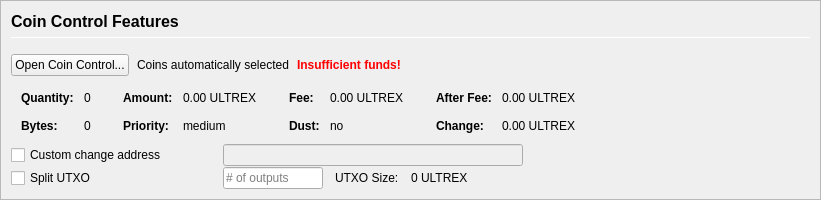
         <widget class="QFrame" name="frameCoinControl">
          <property name="sizePolicy">
           <sizepolicy hsizetype="Expanding" vsizetype="Expanding">
            <horstretch>0</horstretch>
            <verstretch>0</verstretch>
           </sizepolicy>
          </property>
          <property name="maximumSize">
           <size>
            <width>16777215</width>
            <height>16777215</height>
           </size>
          </property>
          <property name="frameShape">
           <enum>QFrame::StyledPanel</enum>
          </property>
          <property name="frameShadow">
           <enum>QFrame::Sunken</enum>
          </property>
          <layout class="QVBoxLayout" name="verticalLayoutCoinControl2">
           <property name="spacing">
            <number>0</number>
           </property>
           <property name="leftMargin">
            <number>0</number>
           </property>
           <property name="topMargin">
            <number>0</number>
           </property>
           <property name="rightMargin">
            <number>0</number>
           </property>
           <property name="bottomMargin">
            <number>0</number>
           </property>
           <item>
            <widget class="QFrame" name="frameCoinControl_BG">
             <layout class="QVBoxLayout" name="verticalLayoutCoinControl" stretch="0,0,0,0,0,0">
              <property name="spacing">
               <number>1</number>
              </property>
              <property name="leftMargin">
               <number>10</number>
              </property>
              <property name="topMargin">
               <number>10</number>
              </property>
              <item>
               <layout class="QHBoxLayout" name="horizontalLayoutCoinControl1">
                <property name="bottomMargin">
                 <number>15</number>
                </property>
                <item>
                 <layout class="QVBoxLayout" name="verticalLayout_3">
                  <property name="spacing">
                   <number>6</number>
                  </property>
                  <item>
                   <widget class="QLabel" name="labelCoinControlFeatures">
                    <property name="sizePolicy">
                     <sizepolicy hsizetype="Preferred" vsizetype="Maximum">
                      <horstretch>0</horstretch>
                      <verstretch>0</verstretch>
                     </sizepolicy>
                    </property>
                    <property name="minimumSize">
                     <size>
                      <width>0</width>
                      <height>20</height>
                     </size>
                    </property>
                    <property name="font">
                     <font>
                      <pointsize>12</pointsize>
                      <weight>75</weight>
                      <bold>true</bold>
                     </font>
                    </property>
                    <property name="styleSheet">
                     <string notr="true">font-weight:bold;</string>
                    </property>
                    <property name="text">
                     <string>Coin Control Features</string>
                    </property>
                   </widget>
                  </item>
                  <item>
                   <widget class="Line" name="line">
                    <property name="minimumSize">
                     <size>
                      <width>0</width>
                      <height>1</height>
                     </size>
                    </property>
                    <property name="maximumSize">
                     <size>
                      <width>16777215</width>
                      <height>1</height>
                     </size>
                    </property>
                    <property name="orientation">
                     <enum>Qt::Horizontal</enum>
                    </property>
                   </widget>
                  </item>
                 </layout>
                </item>
               </layout>
              </item>
              <item>
               <layout class="QHBoxLayout" name="horizontalLayoutCoinControl2" stretch="0,0,0,0">
                <property name="spacing">
                 <number>8</number>
                </property>
                <property name="bottomMargin">
                 <number>10</number>
                </property>
                <item>
                 <widget class="QPushButton" name="pushButtonCoinControl">
                  <property name="styleSheet">
                   <string notr="true"/>
                  </property>
                  <property name="text">
                   <string>Open Coin Control...</string>
                  </property>
                  <property name="autoDefault">
                   <bool>false</bool>
                  </property>
                 </widget>
                </item>
                <item>
                 <widget class="QLabel" name="labelCoinControlAutomaticallySelected">
                  <property name="text">
                   <string>Coins automatically selected</string>
                  </property>
                  <property name="margin">
                   <number>5</number>
                  </property>
                 </widget>
                </item>
                <item>
                 <widget class="QLabel" name="labelCoinControlInsuffFunds">
                  <property name="font">
                   <font>
                    <weight>75</weight>
                    <bold>true</bold>
                   </font>
                  </property>
                  <property name="styleSheet">
                   <string notr="true">color:red;font-weight:bold;</string>
                  </property>
                  <property name="text">
                   <string>Insufficient funds!</string>
                  </property>
                  <property name="margin">
                   <number>5</number>
                  </property>
                 </widget>
                </item>
                <item>
                 <spacer name="horizontalSpacerCoinControl">
                  <property name="orientation">
                   <enum>Qt::Horizontal</enum>
                  </property>
                  <property name="sizeHint" stdset="0">
                   <size>
                    <width>40</width>
                    <height>1</height>
                   </size>
                  </property>
                 </spacer>
                </item>
               </layout>
              </item>
              <item>
               <widget class="QWidget" name="widgetCoinControl" native="true">
                <property name="sizePolicy">
                 <sizepolicy hsizetype="Preferred" vsizetype="Preferred">
                  <horstretch>0</horstretch>
                  <verstretch>0</verstretch>
                 </sizepolicy>
                </property>
                <property name="minimumSize">
                 <size>
                  <width>0</width>
                  <height>0</height>
                 </size>
                </property>
                <property name="styleSheet">
                 <string notr="true"/>
                </property>
                <layout class="QHBoxLayout" name="horizontalLayoutCoinControl5">
                 <property name="leftMargin">
                  <number>0</number>
                 </property>
                 <property name="topMargin">
                  <number>0</number>
                 </property>
                 <property name="rightMargin">
                  <number>0</number>
                 </property>
                 <property name="bottomMargin">
                  <number>0</number>
                 </property>
                 <item>
                  <layout class="QHBoxLayout" name="horizontalLayoutCoinControl3" stretch="0,0,0,1">
                   <property name="spacing">
                    <number>20</number>
                   </property>
                   <property name="topMargin">
                    <number>0</number>
                   </property>
                   <property name="bottomMargin">
                    <number>10</number>
                   </property>
                   <item>
                    <layout class="QFormLayout" name="formLayoutCoinControl1">
                     <property name="horizontalSpacing">
                      <number>10</number>
                     </property>
                     <property name="verticalSpacing">
                      <number>14</number>
                     </property>
                     <property name="leftMargin">
                      <number>10</number>
                     </property>
                     <property name="topMargin">
                      <number>4</number>
                     </property>
                     <property name="rightMargin">
                      <number>6</number>
                     </property>
                     <item row="0" column="0">
                      <widget class="QLabel" name="labelCoinControlQuantityText">
                       <property name="font">
                        <font>
                         <weight>75</weight>
                         <bold>true</bold>
                        </font>
                       </property>
                       <property name="text">
                        <string>Quantity:</string>
                       </property>
                       <property name="margin">
                        <number>0</number>
                       </property>
                      </widget>
                     </item>
                     <item row="0" column="1">
                      <widget class="QLabel" name="labelCoinControlQuantity">
                       <property name="cursor">
                        <cursorShape>IBeamCursor</cursorShape>
                       </property>
                       <property name="contextMenuPolicy">
                        <enum>Qt::ActionsContextMenu</enum>
                       </property>
                       <property name="text">
                        <string notr="true">0</string>
                       </property>
                       <property name="margin">
                        <number>0</number>
                       </property>
                       <property name="textInteractionFlags">
                        <set>Qt::LinksAccessibleByMouse|Qt::TextSelectableByKeyboard|Qt::TextSelectableByMouse</set>
                       </property>
                      </widget>
                     </item>
                     <item row="1" column="0">
                      <widget class="QLabel" name="labelCoinControlBytesText">
                       <property name="font">
                        <font>
                         <weight>75</weight>
                         <bold>true</bold>
                        </font>
                       </property>
                       <property name="text">
                        <string>Bytes:</string>
                       </property>
                      </widget>
                     </item>
                     <item row="1" column="1">
                      <widget class="QLabel" name="labelCoinControlBytes">
                       <property name="cursor">
                        <cursorShape>IBeamCursor</cursorShape>
                       </property>
                       <property name="contextMenuPolicy">
                        <enum>Qt::ActionsContextMenu</enum>
                       </property>
                       <property name="text">
                        <string notr="true">0</string>
                       </property>
                       <property name="textInteractionFlags">
                        <set>Qt::LinksAccessibleByMouse|Qt::TextSelectableByKeyboard|Qt::TextSelectableByMouse</set>
                       </property>
                      </widget>
                     </item>
                    </layout>
                   </item>
                   <item>
                    <layout class="QFormLayout" name="formLayoutCoinControl2">
                     <property name="horizontalSpacing">
                      <number>10</number>
                     </property>
                     <property name="verticalSpacing">
                      <number>14</number>
                     </property>
                     <property name="leftMargin">
                      <number>6</number>
                     </property>
                     <property name="topMargin">
                      <number>4</number>
                     </property>
                     <property name="rightMargin">
                      <number>6</number>
                     </property>
                     <item row="0" column="0">
                      <widget class="QLabel" name="labelCoinControlAmountText">
                       <property name="font">
                        <font>
                         <weight>75</weight>
                         <bold>true</bold>
                        </font>
                       </property>
                       <property name="text">
                        <string>Amount:</string>
                       </property>
                       <property name="margin">
                        <number>0</number>
                       </property>
                      </widget>
                     </item>
                     <item row="0" column="1">
                      <widget class="QLabel" name="labelCoinControlAmount">
                       <property name="cursor">
                        <cursorShape>IBeamCursor</cursorShape>
                       </property>
                       <property name="contextMenuPolicy">
                        <enum>Qt::ActionsContextMenu</enum>
                       </property>
                       <property name="text">
                        <string notr="true">0.00 ULTREX</string>
                       </property>
                       <property name="textInteractionFlags">
                        <set>Qt::LinksAccessibleByMouse|Qt::TextSelectableByKeyboard|Qt::TextSelectableByMouse</set>
                       </property>
                      </widget>
                     </item>
                     <item row="1" column="0">
                      <widget class="QLabel" name="labelCoinControlPriorityText">
                       <property name="font">
                        <font>
                         <weight>75</weight>
                         <bold>true</bold>
                        </font>
                       </property>
                       <property name="text">
                        <string>Priority:</string>
                       </property>
                      </widget>
                     </item>
                     <item row="1" column="1">
                      <widget class="QLabel" name="labelCoinControlPriority">
                       <property name="cursor">
                        <cursorShape>IBeamCursor</cursorShape>
                       </property>
                       <property name="contextMenuPolicy">
                        <enum>Qt::ActionsContextMenu</enum>
                       </property>
                       <property name="text">
                        <string>medium</string>
                       </property>
                       <property name="textInteractionFlags">
                        <set>Qt::LinksAccessibleByMouse|Qt::TextSelectableByKeyboard|Qt::TextSelectableByMouse</set>
                       </property>
                      </widget>
                     </item>
                    </layout>
                   </item>
                   <item>
                    <layout class="QFormLayout" name="formLayoutCoinControl3">
                     <property name="horizontalSpacing">
                      <number>10</number>
                     </property>
                     <property name="verticalSpacing">
                      <number>14</number>
                     </property>
                     <property name="leftMargin">
                      <number>6</number>
                     </property>
                     <property name="topMargin">
                      <number>4</number>
                     </property>
                     <property name="rightMargin">
                      <number>6</number>
                     </property>
                     <item row="0" column="0">
                      <widget class="QLabel" name="labelCoinControlFeeText">
                       <property name="font">
                        <font>
                         <weight>75</weight>
                         <bold>true</bold>
                        </font>
                       </property>
                       <property name="text">
                        <string>Fee:</string>
                       </property>
                       <property name="margin">
                        <number>0</number>
                       </property>
                      </widget>
                     </item>
                     <item row="0" column="1">
                      <widget class="QLabel" name="labelCoinControlFee">
                       <property name="cursor">
                        <cursorShape>IBeamCursor</cursorShape>
                       </property>
                       <property name="contextMenuPolicy">
                        <enum>Qt::ActionsContextMenu</enum>
                       </property>
                       <property name="text">
                        <string notr="true">0.00 ULTREX</string>
                       </property>
                       <property name="textInteractionFlags">
                        <set>Qt::LinksAccessibleByMouse|Qt::TextSelectableByKeyboard|Qt::TextSelectableByMouse</set>
                       </property>
                      </widget>
                     </item>
                     <item row="1" column="0">
                      <widget class="QLabel" name="labelCoinControlLowOutputText">
                       <property name="font">
                        <font>
                         <weight>75</weight>
                         <bold>true</bold>
                        </font>
                       </property>
                       <property name="text">
                        <string>Dust:</string>
                       </property>
                      </widget>
                     </item>
                     <item row="1" column="1">
                      <widget class="QLabel" name="labelCoinControlLowOutput">
                       <property name="cursor">
                        <cursorShape>IBeamCursor</cursorShape>
                       </property>
                       <property name="contextMenuPolicy">
                        <enum>Qt::ActionsContextMenu</enum>
                       </property>
                       <property name="text">
                        <string>no</string>
                       </property>
                       <property name="textInteractionFlags">
                        <set>Qt::LinksAccessibleByMouse|Qt::TextSelectableByKeyboard|Qt::TextSelectableByMouse</set>
                       </property>
                      </widget>
                     </item>
                    </layout>
                   </item>
                   <item>
                    <layout class="QFormLayout" name="formLayoutCoinControl4">
                     <property name="horizontalSpacing">
                      <number>10</number>
                     </property>
                     <property name="verticalSpacing">
                      <number>14</number>
                     </property>
                     <property name="leftMargin">
                      <number>6</number>
                     </property>
                     <property name="topMargin">
                      <number>4</number>
                     </property>
                     <property name="rightMargin">
                      <number>6</number>
                     </property>
                     <item row="0" column="0">
                      <widget class="QLabel" name="labelCoinControlAfterFeeText">
                       <property name="font">
                        <font>
                         <weight>75</weight>
                         <bold>true</bold>
                        </font>
                       </property>
                       <property name="text">
                        <string>After Fee:</string>
                       </property>
                       <property name="margin">
                        <number>0</number>
                       </property>
                      </widget>
                     </item>
                     <item row="0" column="1">
                      <widget class="QLabel" name="labelCoinControlAfterFee">
                       <property name="cursor">
                        <cursorShape>IBeamCursor</cursorShape>
                       </property>
                       <property name="contextMenuPolicy">
                        <enum>Qt::ActionsContextMenu</enum>
                       </property>
                       <property name="text">
                        <string notr="true">0.00 ULTREX</string>
                       </property>
                       <property name="textInteractionFlags">
                        <set>Qt::LinksAccessibleByMouse|Qt::TextSelectableByKeyboard|Qt::TextSelectableByMouse</set>
                       </property>
                      </widget>
                     </item>
                     <item row="1" column="0">
                      <widget class="QLabel" name="labelCoinControlChangeText">
                       <property name="font">
                        <font>
                         <weight>75</weight>
                         <bold>true</bold>
                        </font>
                       </property>
                       <property name="text">
                        <string>Change:</string>
                       </property>
                      </widget>
                     </item>
                     <item row="1" column="1">
                      <widget class="QLabel" name="labelCoinControlChange">
                       <property name="cursor">
                        <cursorShape>IBeamCursor</cursorShape>
                       </property>
                       <property name="contextMenuPolicy">
                        <enum>Qt::ActionsContextMenu</enum>
                       </property>
                       <property name="text">
                        <string notr="true">0.00 ULTREX</string>
                       </property>
                       <property name="textInteractionFlags">
                        <set>Qt::LinksAccessibleByMouse|Qt::TextSelectableByKeyboard|Qt::TextSelectableByMouse</set>
                       </property>
                      </widget>
                     </item>
                    </layout>
                   </item>
                  </layout>
                 </item>
                </layout>
               </widget>
              </item>
              <item>
               <layout class="QHBoxLayout" name="horizontalLayoutCoinControl4">
                <property name="spacing">
                 <number>12</number>
                </property>
                <property name="sizeConstraint">
                 <enum>QLayout::SetDefaultConstraint</enum>
                </property>
                <property name="topMargin">
                 <number>0</number>
                </property>
                <property name="rightMargin">
                 <number>0</number>
                </property>
                <item>
                 <widget class="QCheckBox" name="checkBoxCoinControlChange">
                  <property name="sizePolicy">
                   <sizepolicy hsizetype="Preferred" vsizetype="Preferred">
                    <horstretch>0</horstretch>
                    <verstretch>0</verstretch>
                   </sizepolicy>
                  </property>
                  <property name="minimumSize">
                   <size>
                    <width>200</width>
                    <height>0</height>
                   </size>
                  </property>
                  <property name="maximumSize">
                   <size>
                    <width>200</width>
                    <height>16777215</height>
                   </size>
                  </property>
                  <property name="toolTip">
                   <string>If this is activated, but the change address is empty or invalid, change will be sent to a newly generated address.</string>
                  </property>
                  <property name="text">
                   <string>Custom change address</string>
                  </property>
                 </widget>
                </item>
                <item>
                 <widget class="QValidatedLineEdit" name="lineEditCoinControlChange">
                  <property name="enabled">
                   <bool>false</bool>
                  </property>
                  <property name="sizePolicy">
                   <sizepolicy hsizetype="Preferred" vsizetype="Preferred">
                    <horstretch>0</horstretch>
                    <verstretch>0</verstretch>
                   </sizepolicy>
                  </property>
                  <property name="minimumSize">
                   <size>
                    <width>300</width>
                    <height>0</height>
                   </size>
                  </property>
                 </widget>
                </item>
                <item>
                 <widget class="QLabel" name="labelCoinControlChangeLabel">
                  <property name="sizePolicy">
                   <sizepolicy hsizetype="Preferred" vsizetype="Preferred">
                    <horstretch>0</horstretch>
                    <verstretch>0</verstretch>
                   </sizepolicy>
                  </property>
                  <property name="minimumSize">
                   <size>
                    <width>100</width>
                    <height>0</height>
                   </size>
                  </property>
                  <property name="text">
                   <string/>
                  </property>
                  <property name="margin">
                   <number>3</number>
                  </property>
                 </widget>
                </item>
               </layout>
              </item>
              <item>
               <layout class="QHBoxLayout" name="horizontalLayoutCoinControl6">
                <property name="spacing">
                 <number>12</number>
                </property>
                <property name="rightMargin">
                 <number>0</number>
                </property>
                <item>
                 <widget class="QCheckBox" name="splitBlockCheckBox">
                  <property name="sizePolicy">
                   <sizepolicy hsizetype="Preferred" vsizetype="Preferred">
                    <horstretch>0</horstretch>
                    <verstretch>0</verstretch>
                   </sizepolicy>
                  </property>
                  <property name="minimumSize">
                   <size>
                    <width>200</width>
                    <height>0</height>
                   </size>
                  </property>
                  <property name="maximumSize">
                   <size>
                    <width>200</width>
                    <height>16777215</height>
                   </size>
                  </property>
                  <property name="text">
                   <string>Split UTXO</string>
                  </property>
                 </widget>
                </item>
                <item>
                 <widget class="QLineEdit" name="splitBlockLineEdit">
                  <property name="sizePolicy">
                   <sizepolicy hsizetype="Preferred" vsizetype="Preferred">
                    <horstretch>50</horstretch>
                    <verstretch>0</verstretch>
                   </sizepolicy>
                  </property>
                  <property name="minimumSize">
                   <size>
                    <width>100</width>
                    <height>0</height>
                   </size>
                  </property>
                  <property name="maximumSize">
                   <size>
                    <width>100</width>
                    <height>16777215</height>
                   </size>
                  </property>
                  <property name="placeholderText">
                   <string># of outputs</string>
                  </property>
                 </widget>
                </item>
                <item>
                 <widget class="QLabel" name="labelBlockSizeText">
                  <property name="text">
                   <string>UTXO Size:</string>
                  </property>
                 </widget>
                </item>
                <item>
                 <widget class="QLabel" name="labelBlockSize">
                  <property name="text">
                   <string>0 ULTREX</string>
                  </property>
                 </widget>
                </item>
                <item>
                 <spacer name="horizontalSpacer_7">
                  <property name="orientation">
                   <enum>Qt::Horizontal</enum>
                  </property>
                  <property name="sizeHint" stdset="0">
                   <size>
                    <width>40</width>
                    <height>20</height>
                   </size>
                  </property>
                 </spacer>
                </item>
               </layout>
              </item>
              <item>
               <spacer name="verticalSpacerCoinControl">
                <property name="orientation">
                 <enum>Qt::Vertical</enum>
                </property>
                <property name="sizeHint" stdset="0">
                 <size>
                  <width>800</width>
                  <height>1</height>
                 </size>
                </property>
               </spacer>
              </item>
             </layout>
            </widget>
           </item>
          </layout>
         </widget>
